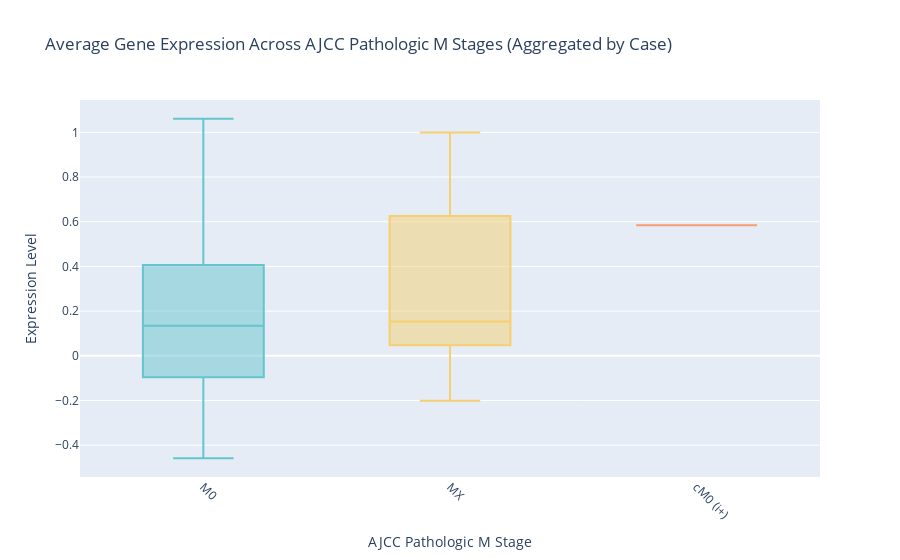

Notebook code cell kept with this figure:
### Code cell
# Filter out "Unknown" values for AJCC Pathologic M stages
filtered_data_state_m = aggregated_data[
    (aggregated_data['ajcc_pathologic_m'] != "Unknown") & (aggregated_data['ajcc_pathologic_m']!= "nan")
]

fig = px.box(
    filtered_data_state_m,
    x='ajcc_pathologic_m',
    y='Expression',
    color='ajcc_pathologic_m', 
    title="Average Gene Expression Across AJCC Pathologic M Stages (Aggregated by Case)",
    labels={
        'ajcc_pathologic_m': 'AJCC Pathologic M Stage',
        'Expression': 'Expression Level'
    },
    color_discrete_sequence=px.colors.qualitative.Pastel 
)


fig.update_layout(
    xaxis_title="AJCC Pathologic M Stage",
    yaxis_title="Expression Level",
    xaxis_tickangle=45,
    showlegend=False  # Hide legend if not needed
)

# Show the interactive plot
fig.show()

### Figure 1 — Plotly figure (JSON) as saved in the notebook; plotly's stock layout.template omitted (floating-point values rounded to 4 significant figures)
{"data": [{"alignmentgroup": "True", "hovertemplate": "AJCC Pathologic M Stage=%{x}<br>Expression Level=%{y}<extra></extra>", "legendgroup": "M0", "marker": {"color": "rgb(102, 197, 204)"}, "name": "M0", "notched": false, "offsetgroup": "M0", "orientation": "v", "showlegend": true, "type": "box", "x": ["M0", "M0", "M0", "M0", "M0", "M0", "M0", "M0", "M0", "M0", "M0", "M0", "M0", "M0", "M0", "M0", "M0", "M0", "M0", "M0", "M0", "M0", "M0", "M0", "M0", "M0", "M0", "M0", "M0", "M0", "M0", "M0", "M0"], "x0": " ", "xaxis": "x", "y": [0.8706, -0.04958, 0.2413, -0.03456, 0.1114, 0.1343, -0.4578, -0.03797, -0.3032, -0.2155, 0.8473, -0.0954, -0.1175, 1.06, -0.2368, 0.1552, 0.3874, 0.5793, 0.1483, 0.2064, 0.1618, 0.8981, 0.07181, 0.01552, 0.08754, 0.5061, -0.09878, -0.2536, 0.7111, 0.1814, 0.3293, -0.117, 0.4616], "y0": " ", "yaxis": "y"}, {"alignmentgroup": "True", "hovertemplate": "AJCC Pathologic M Stage=%{x}<br>Expression Level=%{y}<extra></extra>", "legendgroup": "MX", "marker": {"color": "rgb(246, 207, 113)"}, "name": "MX", "notched": false, "offsetgroup": "MX", "orientation": "v", "showlegend": true, "type": "box", "x": ["MX", "MX", "MX", "MX", "MX", "MX", "MX", "MX", "MX"], "x0": " ", "xaxis": "x", "y": [0.8467, -0.2007, 0.3617, 0.07315, 0.02519, 0.1532, 0.9992, 0.0551, 0.5524], "y0": " ", "yaxis": "y"}, {"alignmentgroup": "True", "hovertemplate": "AJCC Pathologic M Stage=%{x}<br>Expression Level=%{y}<extra></extra>", "legendgroup": "cM0 (i+)", "marker": {"color": "rgb(248, 156, 116)"}, "name": "cM0 (i+)", "notched": false, "offsetgroup": "cM0 (i+)", "orientation": "v", "showlegend": true, "type": "box", "x": ["cM0 (i+)"], "x0": " ", "xaxis": "x", "y": [0.5844], "y0": " ", "yaxis": "y"}], "layout": {"autosize": true, "boxmode": "overlay", "legend": {"title": {"text": "AJCC Pathologic M Stage"}, "tracegroupgap": 0}, "showlegend": false, "title": {"text": "Average Gene Expression Across AJCC Pathologic M Stages (Aggregated by Case)"}, "xaxis": {"anchor": "y", "autorange": true, "categoryarray": ["M0", "MX", "cM0 (i+)"], "categoryorder": "array", "domain": [0, 1], "range": [-0.5, 2.5], "tickangle": 45, "title": {"text": "AJCC Pathologic M Stage"}, "type": "category"}, "yaxis": {"anchor": "x", "autorange": true, "domain": [0, 1], "range": [-0.5422, 1.145], "title": {"text": "Expression Level"}, "type": "linear"}}}
